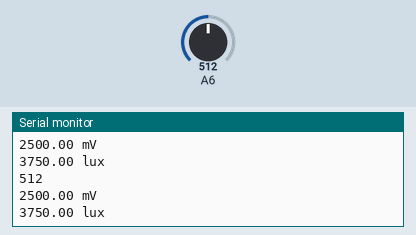
Simulated run of this sketch. Board: Arduino Nano, built with avr-gcc and run on an emulated ATmega328P. On the bench: the last lines printed to the serial monitor. The test bench sets the inputs (shaded band); at power-on: A6 = 512.

Above: at 1.8 s.
1.9 s: A6 set to 716
At 2.4 s:
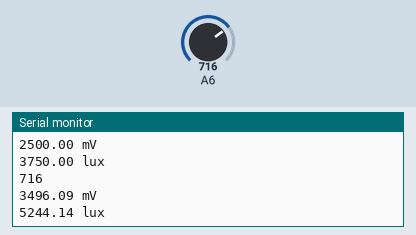
3.4 s: A6 set to 900
At 4.8 s:
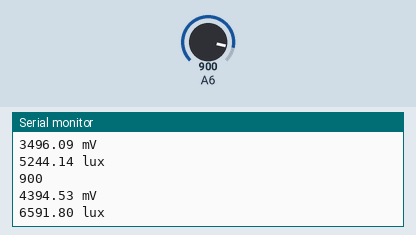
Timing chart, 0 to 6.4 s (numbered marks = the images above; inputs shaded):
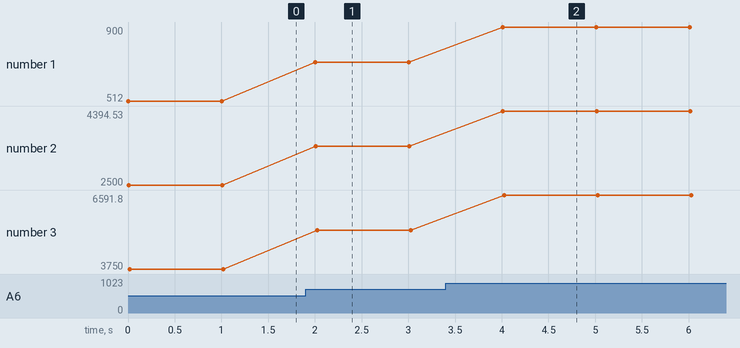

The sketch:

BPW34_w_OPAMP.ino
```cpp
#define LXCONST 1.5 /* A value calculated by analysing a Reverse Light Current vs. Illuminance
graph from BPW34 Datasheet

ex. Program shows that the input voltage is around 150mV According to Ohms Law Vout = Rf * Ip,
150mV = 100000Ω * Ip, Ip = 15µA.
At 15µA the illuminance should be around 220 lx. Therefore the input voltage sholud
be multiplied by 1.5 (≈ 220 / 150) */

void setup() {
  // Begin serial communication at a baud rate of 9600:
  Serial.begin(9600);
}

void loop() {
  // Get a reading from the photodiode
  int reading = analogRead(A6);

  // Convert the reading into voltage:
  float voltage = reading * (5000 / 1024.0);

  float lux = LXCONST * voltage;

  // Print reading in the Serial Monitor
  Serial.println();
  Serial.println(reading);
  Serial.print(voltage);
  Serial.println(" mV");
  Serial.print(lux);
  Serial.println(" lux");

  delay(1000); // wait one second between readings

}
```

Measured:
- after the input at 1.9 s, the serial monitor: prints a new line after 0.11 s (image 1)
- after the input at 3.4 s, the serial monitor: prints a new line after 0.61 s (image 2)
- plotted number 1: 512 → 716 after the input at 1.9 s, 716 → 900 after the input at 3.4 s
- plotted number 2: 2500 → 3496.09 after the input at 1.9 s, 3496.09 → 4394.53 after the input at 3.4 s
- plotted number 3: 3750 → 5244.14 after the input at 1.9 s, 5244.14 → 6591.8 after the input at 3.4 s
